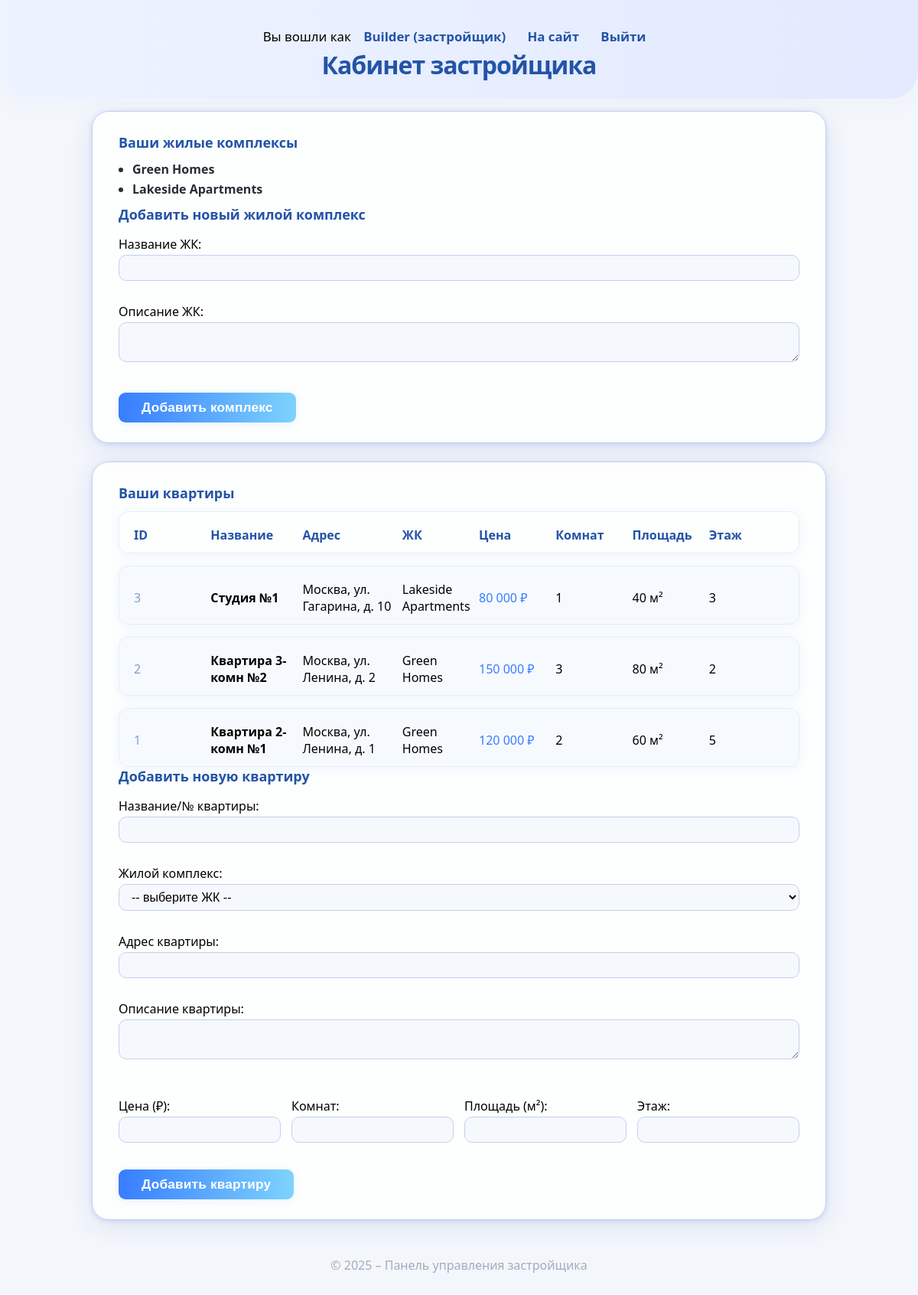
Screenshot of /builder.php (signed in) with the database file from the repository.
### tables this page shows
CREATE TABLE complexes (
    id INT AUTO_INCREMENT PRIMARY KEY,
    name VARCHAR(100) NOT NULL,
    description TEXT
);

CREATE TABLE apartments (
    id INT AUTO_INCREMENT PRIMARY KEY,
    complex_id INT NOT NULL,
    name VARCHAR(100) NOT NULL,
    address VARCHAR(255) NOT NULL,
    description TEXT,
    price INT,
    rooms INT,
    area FLOAT,
    floor INT,
    FOREIGN KEY (complex_id) REFERENCES complexes(id) ON DELETE CASCADE
);

### public/builder.php (the view, shortened to what this page needs)
<?php
require 'config.php';
$complexes = $pdo->query("SELECT * FROM complexes")->fetchAll(PDO::FETCH_ASSOC);
$apartments = $pdo->query(
    "SELECT a.*, c.name as complex_name
     FROM apartments a
     JOIN complexes c ON a.complex_id = c.id
     ORDER BY a.id DESC"
)->fetchAll(PDO::FETCH_ASSOC);
?>
<!DOCTYPE html>
<html lang="ru">
<head>
</head>
<body>
<header>
    <nav>
        Вы вошли как <strong><?php echo htmlspecialchars($_SESSION['user_name']); ?> (застройщик)</strong>
        <a href="index.php">На сайт</a>
        <a href="logout.php">Выйти</a>
    </nav>
    <h1>Кабинет застройщика</h1>
</header>
<main>
    <div class="block" style="flex:1.1">
        <h2>Ваши жилые комплексы</h2>
        <?php if ($complexes): ?>
            <ul>
                <?php foreach ($complexes as $comp): ?>
                    <li>
                        <strong><?php echo htmlspecialchars($comp['name']); ?></strong>
                    </li>
                <?php endforeach; ?>
            </ul>
        <?php else: ?>
            <p style="color:#b1b1b7;">Вы еще не добавили ни одного ЖК.</p>
        <?php endif; ?>
        <h3>Добавить новый жилой комплекс</h3>
        <form method="post" action="builder.php">
            <p><label>Название ЖК:<br>
                <input type="text" name="comp_name" required></label></p>
            <p><label>Описание ЖК:<br>
                <textarea name="comp_desc" cols="30" rows="2"></textarea></label></p>
            <button type="submit">Добавить комплекс</button>
        </form>
    </div>
    <div class="block" style="flex:2">
        <h2>Ваши квартиры</h2>
        <?php if ($apartments): ?>
            <div class="apartment-list">
                <div class="apt-card apt-card-header">
                    <span>ID</span>
                    <span>Название</span>
                    <span>Адрес</span>
                    <span>ЖК</span>
                    <span>Цена</span>
                    <span>Комнат</span>
                    <span>Площадь</span>
                    <span>Этаж</span>
                </div>
                <?php foreach ($apartments as $apt): ?>
                    <div class="apt-card">
                        <span class="apt-id"><?php echo $apt['id']; ?></span>
                        <span class="apt-name"><?php echo htmlspecialchars($apt['name']); ?></span>
                        <span><?php echo htmlspecialchars($apt['address']); ?></span>
                        <span><?php echo htmlspecialchars($apt['complex_name']); ?></span>
                        <span class="apt-price"><?php echo $apt['price'] ? number_format($apt['price'],0,'',' ') . ' ₽' : ''; ?></span>
                        <span><?php echo $apt['rooms'] ?: ''; ?></span>
                        <span><?php echo $apt['area'] ? $apt['area'] . ' м²' : ''; ?></span>
                        <span><?php echo $apt['floor'] ?: ''; ?></span>
                    </div>
                <?php endforeach; ?>
            </div>
        <?php else: ?>
            <p style="color:#b1b1b7;">Пока нет ни одной квартиры.</p>
        <?php endif; ?>
        <h3>Добавить новую квартиру</h3>
        <form method="post" action="builder.php">
            <p><label>Название/№ квартиры:<br>
                <input type="text" name="apt_name" required></label></p>
            <p><label>Жилой комплекс:<br>
                <select name="complex_id" required>
                    <option value="">-- выберите ЖК --</option>
                </select></label></p>
            <p><label>Адрес квартиры:<br>
                <input type="text" name="apt_address" required></label></p>
            <p><label>Описание квартиры:<br>
                <textarea name="apt_desc" cols="30" rows="2"></textarea></label></p>
            <div style="display:flex;gap:14px;flex-wrap:wrap;">
                <p style="flex:1;min-width:120px"><label>Цена (₽):<br><input type="number" name="price" min="0"></label></p>
                <p style="flex:1;min-width:120px"><label>Комнат:<br><input type="number" name="rooms" min="1"></label></p>
                <p style="flex:1;min-width:120px"><label>Площадь (м²):<br><input type="number" name="area" step="0.1" min="0"></label></p>
                <p style="flex:1;min-width:120px"><label>Этаж:<br><input type="number" name="floor" min="1"></label></p>
            </div>
            <button type="submit">Добавить квартиру</button>
        </form>
    </div>
</main>
<footer style="text-align:center; font-size:1rem; color:#a3abbc; padding:24px 0 30px 0;">
    &copy; 2025 – Панель управления застройщика
</footer>
</body>
</html>

### public/builder.php (style rules this page uses)
:root { --accent: #377dff; --accent-dark: #2353a6; --bg: #f3f6fb; --glass: rgba(255,255,255,0.85); --border: #c3d1ed; --shadow: 0 8px 32px 0 rgba(60,90,170,0.11), 0 1.5px 6px #377dff33; }
body, html { margin: 0; padding: 0; background: var(--bg); font-family: 'Segoe UI', 'Inter', Arial, sans-serif; }
header { background: linear-gradient(90deg, #edf3ff 0%, #e3eaff 100%); padding: 36px 0 16px 0; text-align: center; box-shadow: 0 2px 24px #dae9fc30; border-radius: 0 0 36px 36px; margin-bottom: 16px; }
header h1 { font-size: 2rem; font-weight: 800; margin: 0 0 7px 0; letter-spacing: -1px; color: var(--accent-dark); text-shadow: 0 2px 8px #bddcff24; }
nav { background: none; margin-bottom: 4px; font-size: 1.05rem; text-align: center; }
nav a, nav strong { color: var(--accent-dark); text-decoration: none; margin: 0 12px; font-weight: 600; }
nav a { border-bottom: 2px solid transparent; transition: color .15s, border .15s; }
main { max-width: 960px; margin: 0 auto; padding: 0 18px; flex-wrap: wrap; gap: 34px; align-items: flex-start; }
.block { background: var(--glass); border-radius: 22px; box-shadow: var(--shadow); border: 1.5px solid var(--border); padding: 28px 34px 26px 34px; margin-bottom: 24px; min-width: 320px; flex: 1 1 330px; }
.block h2, .block h3 { margin-top: 0; color: var(--accent-dark); font-weight: 700; margin-bottom: 12px; font-size: 1.12rem; }
.block ul { padding-left: 18px; margin: 0 0 10px 0; }
.block li { margin-bottom: 4px; color: #282c36; }
.block form p, .block form label, .block form input, .block form textarea, .block form select { font-size: 1rem; }
.block form input, .block form textarea, .block form select { border-radius: 10px; border: 1.5px solid var(--border); padding: 7px 12px; background: #f5f8fd; margin-bottom: 13px; margin-top: 3px; width: 100%; box-sizing: border-box; transition: border .13s; }
.block button { margin-top: 6px; padding: 9px 30px; border: none; border-radius: 9px; background: linear-gradient(90deg, var(--accent), #7dd3fc); color: #fff; font-weight: 700; cursor: pointer; font-size: 1.08rem; box-shadow: 0 2px 12px #73affc26; transition: background .19s, color .2s, transform .17s; letter-spacing: .01em; }
.apartment-list { display: grid; gap: 16px; margin-top: 10px; }
.apt-card { background: #f6faff; border-radius: 13px; box-shadow: 0 2px 16px #7cbaff22; border: 1px solid #e3eefc; padding: 19px 17px 12px 19px; display: grid; grid-template-columns: 1fr 1.2fr 1.3fr 1fr 1fr 1fr 1fr 1fr; align-items: center; font-size: 1rem; }
.apt-card-header { background: none; font-weight: bold; color: var(--accent-dark); }
.apt-card .apt-id { color: #7fa0ca; }
.apt-card .apt-name { font-weight: 600; }
.apt-card .apt-price { color: var(--accent); }

### rows the page displays
complexes: name "Green Homes"
complexes: name "Lakeside Apartments"
apartments: id "3", name "Студия №1", address "Москва, ул. Гагарина, д. 10", complex.name "Lakeside Apartments", price "80 000", rooms "1", area "40", floor "3"
apartments: id "2", name "Квартира 3-комн №2", address "Москва, ул. Ленина, д. 2", complex.name "Green Homes", price "150 000", rooms "3", area "80", floor "2"
apartments: id "1", name "Квартира 2-комн №1", address "Москва, ул. Ленина, д. 1", complex.name "Green Homes", price "120 000", rooms "2", area "60", floor "5"

### other values shown
$_SESSION['user_name'] "Builder"
